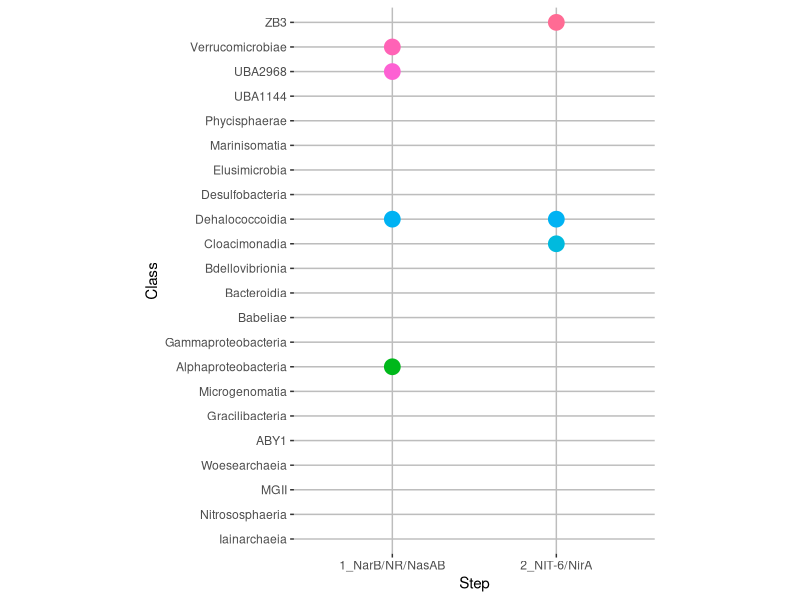
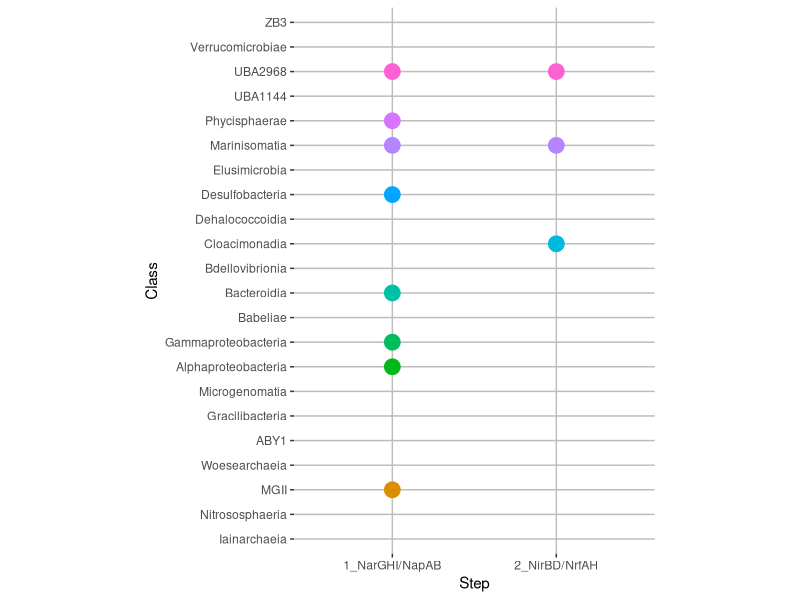
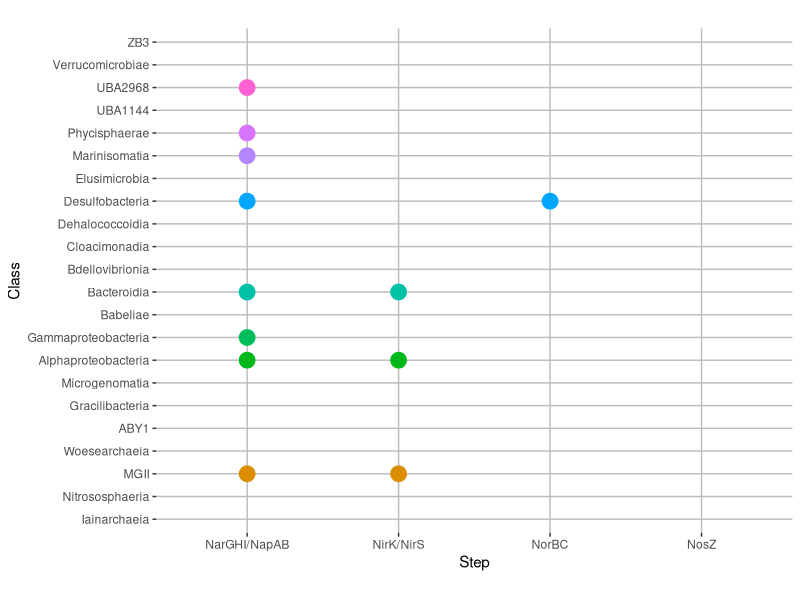
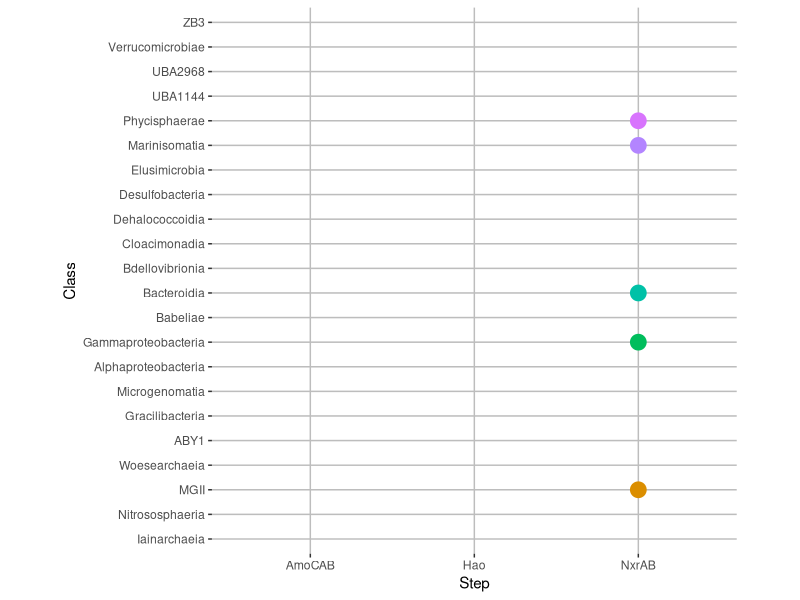
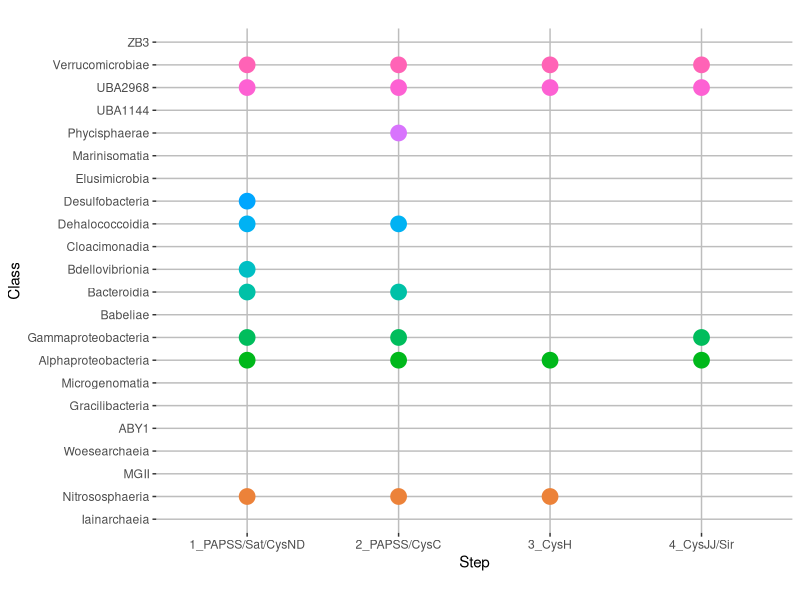

Source code (R) for these figures, in order:
library(tidyverse)
library(ggplot2)

assim_no3 <- read_csv('7_Pathways/Assimilatory_Nitrate_Reduction.csv', col_names=TRUE)
dissim_no3 <- read_csv('7_Pathways/Dissimilatory_Nitrate_Reduction.csv', col_names=TRUE)
denitrification <- read_csv('7_Pathways/Denitrification.csv', col_names=TRUE)
nitrification <- read_csv('7_Pathways/Nitrification.csv', col_names=TRUE)
assim_so4 <- read_csv('7_Pathways/Assimilatory_Sulfate_Reduction.csv', col_names=TRUE)

plot_pathway <- function(csv){
  csv$Class <- factor(csv$Class, levels = csv$Class)
  return(csv %>%
           gather(key = "Step", value = "Expressed", -Class) %>%
           ggplot() +
           geom_point(aes(x=Step, y=Class, size=Expressed, color=Class), show.legend = FALSE) +
           scale_size(range=c(-1, 5)) +
           theme(panel.background = element_blank(),
                 panel.grid.major = element_line(colour = "#bdbdbd", linetype = "solid"),
                 panel.grid.minor = element_blank()) + 
           coord_fixed(ratio = 0.15))
}

plot_pathway(assim_no3)
plot_pathway(dissim_no3)
plot_pathway(denitrification)
plot_pathway(nitrification)
plot_pathway(assim_so4)
